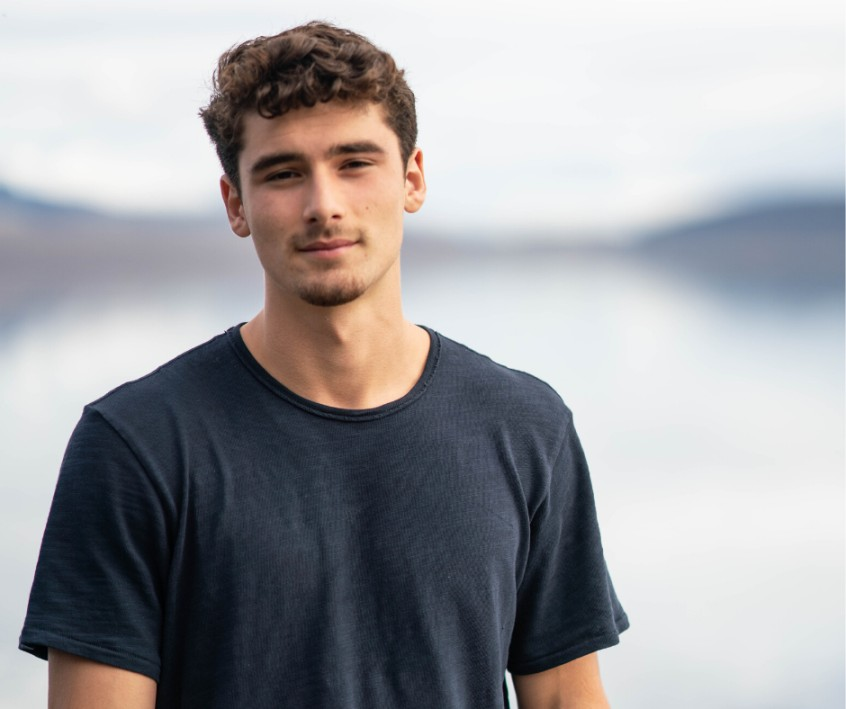
#> input picture sample.jpg, 846 x 709 px
$ python face_detection.py
#> lines starting #> are read from the running program, lines starting #| are printed output that depends on the picture; after the words box and inside, x2 and y2 are one past the last pixel; in counts of white or black regions, pixels touching at a corner belong together
import cv2

# Load the Haar Cascade model for face detection
face_cascade = cv2.CascadeClassifier('haarcascade_frontalface_default.xml')

# Read the Given input image
image = cv2.imread('sample.jpg')
#> image is the input picture: shape (709, 846, 3); mean B, G, R 161.7, 158.5, 159
gray = cv2.cvtColor(image, cv2.COLOR_BGR2GRAY)
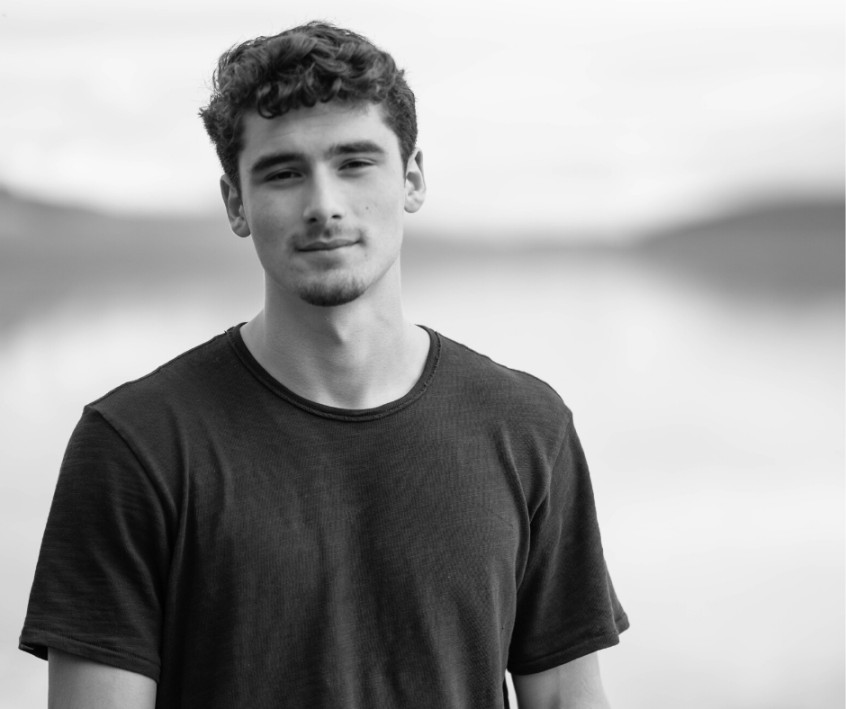
#> gray: shape (709, 846); min 0, max 251, mean 159

# Detect faces in the image
faces = face_cascade.detectMultiScale(gray, scaleFactor=1.1, minNeighbors=4)
#> faces = [[212, 83, 220, 220]]

# Draw rectangles around detected faces with a black square
for (x, y, w, h) in faces:
    cv2.rectangle(image, (x, y), (x + w, y + h), (0, 0, 0), 2)
#> this loop made 1 pass
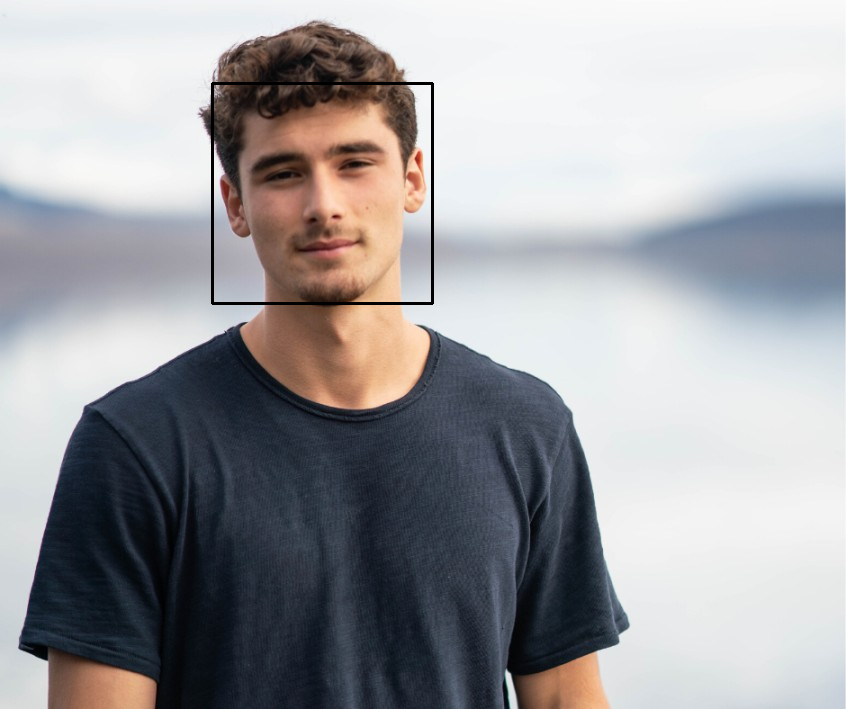
#> image: shape (709, 846, 3); 0.44% of pixels changed, all inside (x1, y1, x2, y2) = (211, 82, 434, 305)

# Display the output
cv2.imshow("Face Detection", image)

# Wait until a key is pressed, then close the window
cv2.waitKey(0)
cv2.destroyAllWindows()
